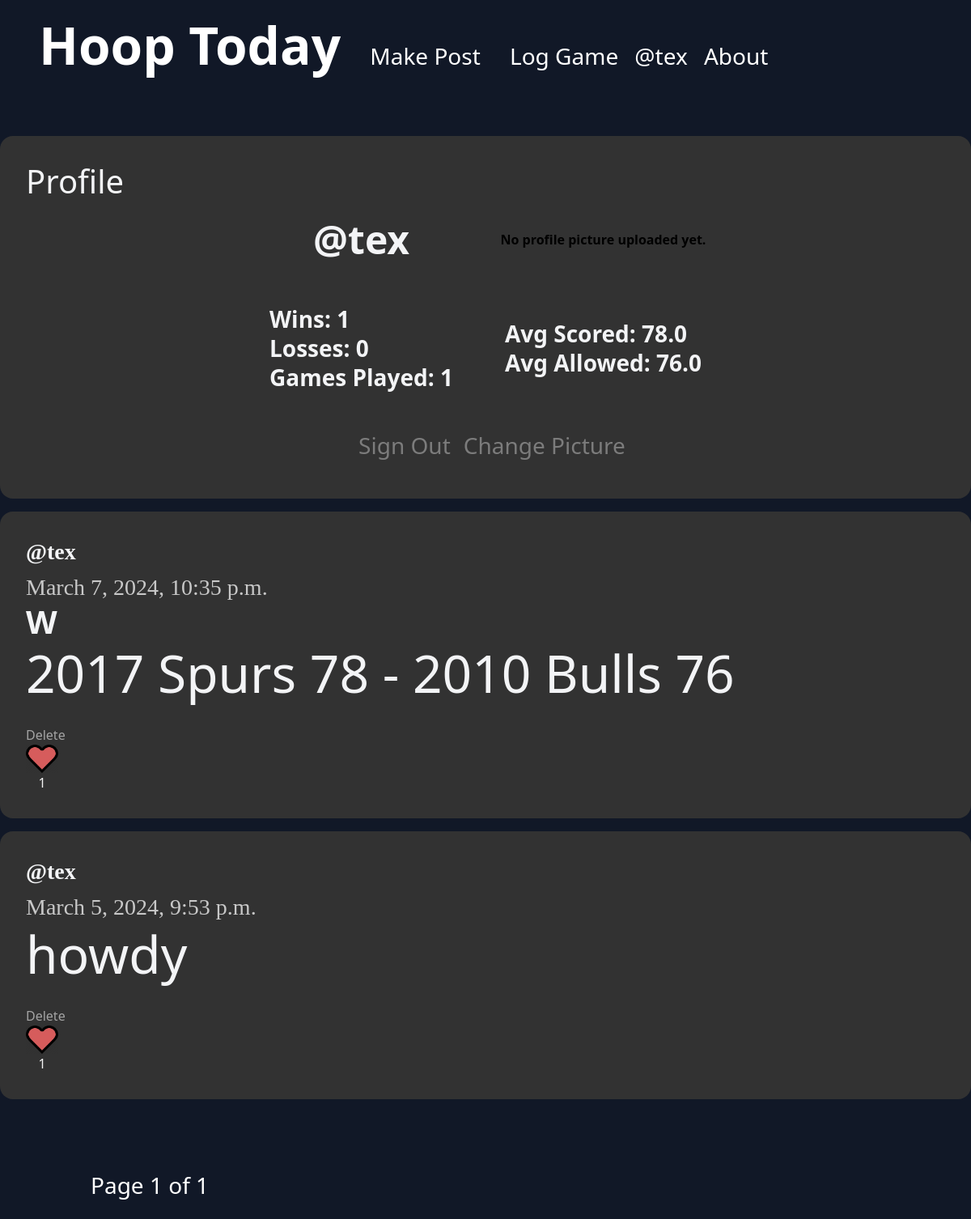
/user/5/ (signed in), run on the app's committed database.
### hooptoday/models.py (models this page shows)
class GamePost(models.Model):
    owner = models.ForeignKey('auth.User', related_name='game_posts', on_delete=models.CASCADE)
    createdDate = models.DateTimeField(auto_now_add=True)
    likes = models.IntegerField(default=0)
    myTeamName = models.TextField(max_length=20)
    awayTeamName = models.TextField(max_length=20)
    myScore = models.IntegerField(default=0)
    awayScore = models.IntegerField(default=0)
    result = models.TextField(max_length=1, blank=False)

class Post(models.Model):
    owner = models.ForeignKey('auth.User', related_name='posts', on_delete=models.CASCADE)
    createdDate = models.DateTimeField(auto_now_add=True)
    text = models.TextField(max_length=150)
    likes = models.IntegerField(default=0)

### hooptoday/views.py (the view)
# urls.py: path('user/<int:user_id>/', views.user_posts, name='user_posts'),
def user_posts(request, user_id):
    user = User.objects.get(id=user_id)
    user_profile = UserProfile.objects.get(user=user)
    posts = Post.objects.filter(owner_id=user_id)
    game_posts = GamePost.objects.filter(owner_id=user_id)
    if posts.exists() | game_posts.exists():
        userwins=0
        userlosses=0
        usergames = 0
        totalpoints=0
        otherpoints=0
        avg_points=0
        away_avg_points=0
        if game_posts.exists():
            for game in game_posts:
                if game.result == "W":
                    userwins+=1
                else:
                    userlosses+=1
                usergames +=1
                totalpoints+=game.myScore
                otherpoints+=game.awayScore
        if usergames != 0:
            avg_points=totalpoints/usergames
            away_avg_points=otherpoints/usergames
        all_posts = list(posts) + list(game_posts)
        all_posts.sort(key=lambda x: x.createdDate, reverse=True)
        posts_per_page = 10
        paginator = Paginator(all_posts, posts_per_page)
        page_number = request.GET.get('page', 1)
        page = paginator.get_page(page_number)
        context = {
            'page':page,
            'user_id':user_id,
            'username':user.username,
            'userwins':userwins,
            'userlosses':userlosses,
            'usergames':usergames,
            'avg_points':avg_points,
            'away_avg_points':away_avg_points,
            'user_profile':user_profile,
        }
        return render(request,'hooptoday/profile.html', context=context)
    else:
        return render(request,'hooptoday/profile.html',{'username':user.username,'user_id':user_id,'user_profile':user_profile,})

### hooptoday/templates/hooptoday/profile.html (shortened to what this page needs)
{% extends 'hooptoday/base.html' %}
{% load static %}
{% block content %}
    <br>
    <br>
    <br>
    <br>
    <br>
    <br>
    <br>
    <div class = "justify-between rounded-2xl p-8 mb-4" style="background-color:rgb(50, 50, 50)">
        <aside>
            <h2 class = "pl-6 text-xl text-gray-100">Profile</h2>
        </aside>
            <table class = "mx-auto">
                <tr>
                    <th class="p-6">
                        <h2 class = "text-2xl text-gray-100"> @{{ username }}</h2>
                    </th>
                    <th class="p-6">
                        {% if user_profile.profile_image_url %}
                        <img src="{{ user_profile.profile_image_url }}" width = "200px" alt="Profile Picture" style="border-radius:9999px;">
                        {% else %}
                        <p>No profile picture uploaded yet.</p>
                        {% endif %}
                    </th>
                </tr>
                <tr>
                    <td class="p-6">
                        <p class="text-lg font-bold p-2 text-gray-100"> Wins: {{ userwins }}
                            <br>
                            Losses: {{ userlosses }}
                            <br>
                            Games Played: {{ usergames }}</p>
                    </td>
                    <td class="p-6">
                        <p class="text-lg font-bold p-2 text-gray-100"> Avg Scored: {{ avg_points }} <br>  Avg Allowed: {{ away_avg_points }}</p>
                    </td>
                </tr>
            </table>
            <p class="flex items-center justify-center text-lg text-gray-100 w-full rounded-full mx-auto">
                <br>
                {% if user.is_authenticated and user.username == username %}
                    <a href=
                    "{% url 'logout' %}" class ="p-4" style="color:rgb(124, 124, 124)" >
                            Sign Out
                    </a>
                    <br>
                    <a href=
                    "{% url 'changePicture' %}" style="color:rgb(124, 124, 124)">
                    Change Picture
                    </a>
                {% endif %}
            </p>
    </div>
    {% for post in page.object_list %}
    <div class="border-opacity-75 border-gray-200 rounded-2xl p-8 mb-4" style="background-color:rgb(50, 50, 50)">
        <h2 class="text-lg text-gray-100 font-bold font-serif mb-2"> @{{ post.owner }} </h2>
        <p class="text-lg font-serif mt-2" style="color:rgb(200, 200, 200)"> {{ post.createdDate }} </p>
        {% if post.result %}
            <strong class="text-xl text-gray-100 align-middle my-6">{{ post.result }}</strong>
            <div>
                <p class="text-3xl text-gray-100 align-middle"> {{ post.myTeamName }} {{ post.myScore }} - {{ post.awayTeamName }} {{ post.awayScore }} </p>
            </div>
            <br>
            {% if user.is_authenticated and user == post.owner %}
                <form action="{% url 'delete-game-post' post.id %}" method="post" >
                    <button type="submit" style="color:rgb(164, 164, 164)">Delete</button>
                </form>
            {% endif %}
            <div class = "flex items-center">
                {% if user.is_authenticated %}
                    <form action="{% url 'like-game-post' post.id %}" method="POST" class='like-game-form' data-id="{{ post.id }}">
                            <button type = "submit">
                                <img class= "unlike-game-image" data-id="{{ post.id }}" style="width:40px" src="{% static 'hooptoday/images/like_icon_full.png' %}">
                                <p class = "likes-game-counter" style = "color:whitesmoke; display:inline; font:text-lg" data-id="{{ post.id }}">
                                    {{ post.likes }}
                                </p>
                            </button>
                        </form>
                {% endif %}
            </div>
        {% elif post.text %}
        <p class="text-3xl text-gray-100 align-middle">{{ post.text }}</p>
        <div>
            <br>
            {% if user.is_authenticated and user == post.owner %}
                <form action="{% url 'delete-post' post.id %}" method="post">
                    <button type="submit"
                    style="color:rgb(164, 164, 164)">
                        Delete
                    </button>
                </form>
            {% endif %}
        </div>
        <div class = "flex items-center">
            {% if user.is_authenticated %}
                <form action="{% url 'like-post' post.id %}" method="POST" class='like-form' data-id="{{ post.id }}">
                        <button type = "submit">
                            <img class= "unlike-image" data-id="{{ post.id }}" style="width:40px" src="{% static 'hooptoday/images/like_icon_full.png' %}">
                            <p class = "likes-counter" style = "color:whitesmoke; display:inline; font:text-lg" data-id="{{ post.id }}">
                                {{ post.likes }}
                            </p>
                        </button>
                </form>
            {% endif %}
        </div>
        {% endif %}
    </div>
    {% endfor %}
    <br><br>
    {% if page %}
    <div class="pagination container min-w-12 p-6 mx-auto">
        <span class="step-links">
            <span class="current" >
                <p class="text-white text-lg">Page {{ page.number }} of {{ page.paginator.num_pages }}</p>
            </span>
        </span>
    </div>
    {% endif %}
{% endblock %}

### hooptoday/templates/hooptoday/base.html (shortened to what this page needs)
{% load static %}
<!DOCTYPE html>
<html lang="en">
<head>
    <link rel="stylesheet"
        href= "{% static 'hooptoday/output.css' %}" />
</head>
    <body class="bg-gray-900">
        <nav class="bg-gray-900
            text-white fixed
            w-full top-0 left-0">
            <div class="flex justify-between">
                <ul class="ml-8 py-4">
                    <li class="inline-block">
                        <a href="{% url 'feed' %}"
                        class="hover:text-gray-300 text-3xl font-bold p-4">
                            Hoop Today
                        </a>
                    </li>
                    <li class="inline-block">
                        <a href=
                        "{% url 'create-post' %}"
                        class="hover:text-gray-300 text-lg p-4">
                            Make Post
                        </a>
                    </li>
                    <li class="inline-block">
                        <a href=
                        "{% url 'create-game-post' %}"
                            class="hover:text-gray-300 text-lg p-4">
                            Log Game
                        </a>
                    </li>
                    <li class="inline-block">
                        {% if user.is_authenticated %}
                        <a href=
                        "{% url 'user_posts' user_id=user.id %}" class="hover:text-gray-300 text-lg"> @{{ user.username }}</a>
                        {% else %}
                        <a href=
                        "{% url 'login' %}"
                        class="hover:text-gray-300 text-lg">
                            Log In
                        </a>
                        {% endif %}
                    </li>
                    <li class="inline-block">
                        <a href=
                        "{% url 'about' %}"
                            class="hover:text-gray-300 text-lg p-4">
                            About
                        </a>
                    </li>
                </ul>
            </div>
        </nav>
        {% block content %}
        {% endblock %}
    </body>
</html>

### data on the page
GamePost: owner "tex", createdDate "March 7, 2024, 10:35 p.m.", result "W", myTeamName "2017 Spurs", myScore "78", awayTeamName "2010 Bulls", awayScore "76", shows "Delete", likes "1"
Post: owner "tex", createdDate "March 5, 2024, 9:53 p.m.", text "howdy", shows "Delete", likes "1"

### other printed values
{{ user.username }} "tex"
{{ username }} "tex"
{{ userwins }} "1"
{{ userlosses }} "0"
{{ usergames }} "1"
{{ avg_points }} "78.0"
{{ away_avg_points }} "76.0"
{{ page.number }} "1"
{{ page.paginator.num_pages }} "1"
